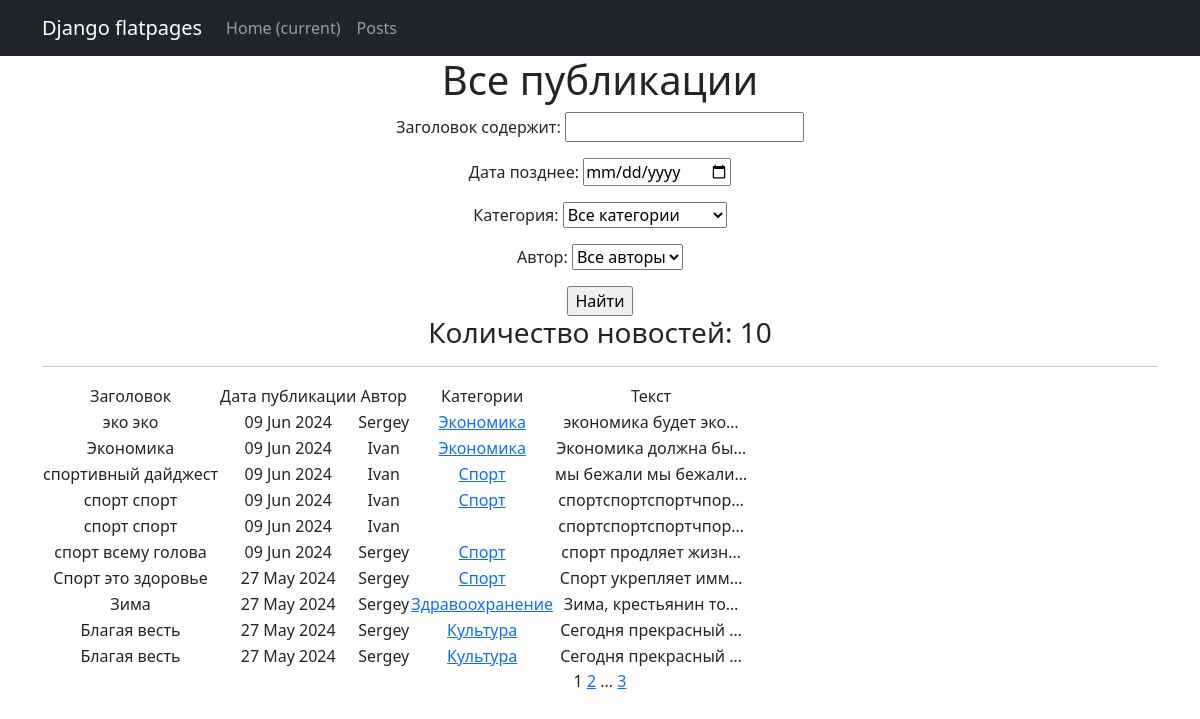
The page /posts/ on the database as committed earlier.
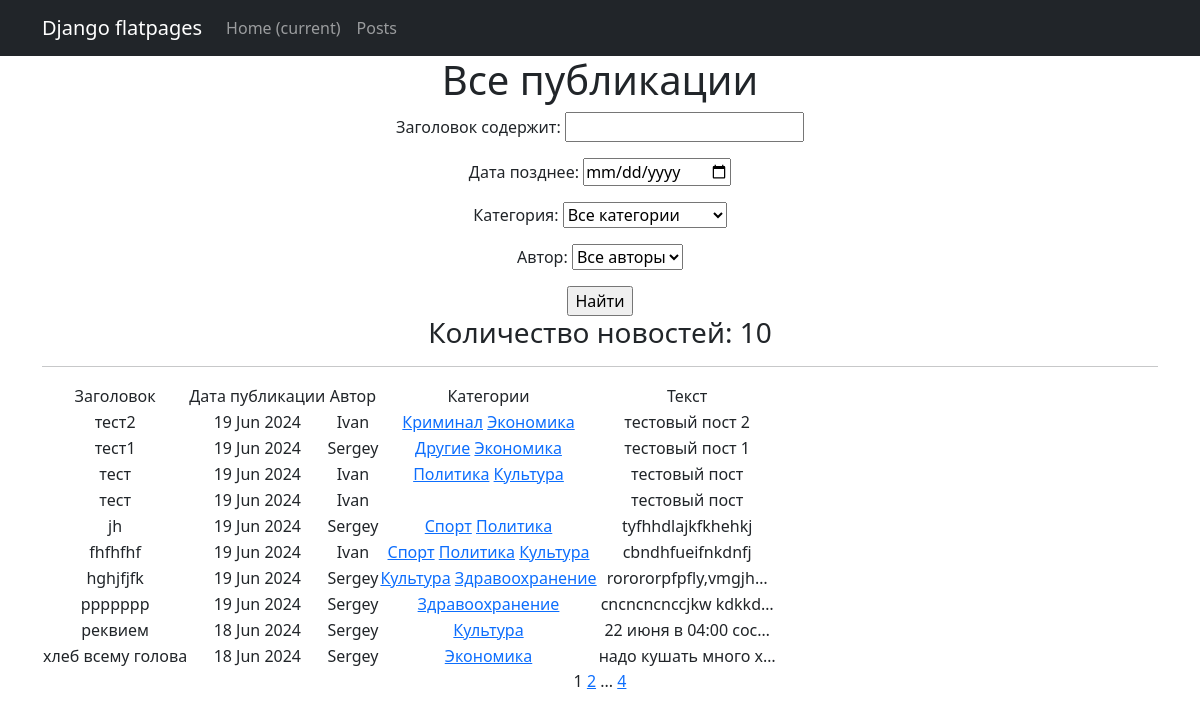
The same page on the database as committed later.
### news_project/models.py (models this page shows, shortened)
class Post(models.Model):
    NEWS = 'NE'
    ARTICLE = 'AR'
    CHOICE_TYPE = [
        (NEWS, 'Новость'),
        (ARTICLE, 'Статья'),
    ]
    postType = models.CharField(max_length=2, choices=CHOICE_TYPE, default='ARTICLE')
    postAuthor = models.ForeignKey(Author, on_delete=models.CASCADE)
    postCategory = models.ManyToManyField(Category, through='PostCategory')
    autoDate = models.DateTimeField(auto_now_add=True)
    title = models.CharField(max_length=128)
    postText = models.TextField()
    postRating = models.SmallIntegerField(default=0)

class Author(models.Model):
    authorUser = models.OneToOneField(User, on_delete=models.CASCADE)
    ratingAuthor = models.SmallIntegerField(default=0)
    def __str__(self):
        return self.authorUser.username

class Category(models.Model):
    SPORT = 'SP'
    POLICY = 'PO'
    CULTURE = 'CU'
    EDUCATION = 'ED'
    HEALTHCARE = 'HE'
    CRIMINAL = 'CR'
    ECONOMY = 'EC'
    OTHER = 'OT'
    CATEGORY_TOPIC = [
        (SPORT, 'Спорт'),
        (POLICY, 'Политика'),
        (CULTURE, 'Культура'),
        (EDUCATION, 'Образование'),
        (HEALTHCARE, 'Здравоохранение'),
        (CRIMINAL, 'Криминал'),
        (ECONOMY, 'Экономика'),
        (OTHER, 'Другие')
    ]
    categoryName = models.CharField(max_length=2, choices=CATEGORY_TOPIC, default='OTHER', unique=True)
    subscribers = models.ManyToManyField(User, related_name='categories')
    def __str__(self):
        return self.get_categoryName_display()

### news_project/views.py (the view)
# urls.py: path('', cache_page(60)(PostsList.as_view()), name='posts_list'),
class PostsList(ListView):
    model = Post
    ordering = '-autoDate'
    template_name = 'posts.html'
    context_object_name = 'posts'
    paginate_by = 10
    def get_queryset(self):
        queryset = super().get_queryset()
        self.filterset = PostFilter(self.request.GET, queryset)
        return self.filterset.qs
    def get_context_data(self, **kwargs):
        context = super().get_context_data(**kwargs)
        context['filterset'] = self.filterset
        return context

### news_project/templatetags/custom_filters.py (called while the page is built)
@register.filter()
def censor(text):
    if type(text) is not str:
        raise TypeError('Переменная может иметь только строковый тип')
    else:
        new_text = text.split()
        censored_text = []
        for word in new_text:
            nw = word.lower()
            if nw.translate(str.maketrans('', '', string.punctuation)) in CENSORED_WORDS:
                new_word = word[0] + '*' * (len(word[1:]))
                censored_text.append(new_word)
            else:
                censored_text.append(word)
    return ' '.join(censored_text)

### templates/posts.html (shortened to what this page needs)
{% extends 'flatpages/default.html' %}
{% load custom_filters %}!
{% block content %}
    <h1>Все публикации</h1>
    <form action="" method="get">
        {{ filterset.form.as_p}}
        <input type="submit" value="Найти"/>
    </form>
    <h3>Количество новостей: {{ posts|length }}</h3>
    <hr>
{% load cache %}
    {% cache 60 table %}
    {% if posts %}
        <table>
            <tr>
                <td>Заголовок</td>
                <td>Дата публикации</td>
                <td>Автор</td>
                <td>Категории</td>
                <td>Текст</td>
            </tr>
            {% for post in posts %}
            <tr>
                <td>{{ post.title|censor }}</td>
                <td>{{ post.autoDate|date:'d M Y' }}</td>
                <td>{{ post.postAuthor }}</td>
                <td>
                {% for category in post.postCategory.all %}
                    <a href="{% url 'category_list' category.id %}">{{ category }}</a>
                {% endfor %}
                </td>
                <td>{{ post.postText|truncatechars:20|censor }}</td>
                <td>
                </td>
            </tr>
            {% endfor %}
        </table>
    {% else %}
        <h2>Публикаций нет!</h2>
    {% endif %}
    {% endcache %}
    {{ page_obj.number }}
    {% if page_obj.has_next %}
        <a href="?page={{ page_obj.next_page_number }}">{{ page_obj.next_page_number }}</a>
        {% if paginator.num_pages != page_obj.next_page_number %}
            ...
            <a href="?page={{ page_obj.paginator.num_pages }}">{{ page_obj.paginator.num_pages }}</a>
        {% endif %}
    {% endif %}
{% endblock content %}

Rows that differ between the two databases and show on the page:
no longer on this page (row unchanged): Post: title|censor "эко эко", autoDate "09 Jun 2024", postAuthor "Sergey", postText|censor "экономика будет эко…", Category (categoryName "Экономика")
no longer on this page (row unchanged): Post: title|censor "Экономика", autoDate "09 Jun 2024", postAuthor "Ivan", postText|censor "Экономика должна бы…", Category (categoryName "Экономика")
no longer on this page (row unchanged): Post: title|censor "спортивный дайджест", autoDate "09 Jun 2024", postAuthor "Ivan", postText|censor "мы бежали мы бежали…", Category (categoryName "Спорт")
no longer on this page (row unchanged): Post: title|censor "спорт спорт", autoDate "09 Jun 2024", postAuthor "Ivan", postText|censor "спортспортспортчпор…", Category (categoryName "Спорт")
no longer on this page (row unchanged): Post: title|censor "спорт спорт", autoDate "09 Jun 2024", postAuthor "Ivan", postText|censor "спортспортспортчпор…"
no longer on this page (row unchanged): Post: title|censor "спорт всему голова", autoDate "09 Jun 2024", postAuthor "Sergey", postText|censor "спорт продляет жизн…", Category (categoryName "Спорт")
no longer on this page (row unchanged): Post: title|censor "Спорт это здоровье", autoDate "27 May 2024", postAuthor "Sergey", postText|censor "Спорт укрепляет имм…", Category (categoryName "Спорт")
no longer on this page (row unchanged): Post: title|censor "Зима", autoDate "27 May 2024", postAuthor "Sergey", postText|censor "Зима, крестьянин то…", Category (categoryName "Здравоохранение")
no longer on this page (row unchanged): Post: title|censor "Благая весть", autoDate "27 May 2024", postAuthor "Sergey", postText|censor "Сегодня прекрасный …", Category (categoryName "Культура")
no longer on this page (row unchanged): Post: title|censor "Благая весть", autoDate "27 May 2024", postAuthor "Sergey", postText|censor "Сегодня прекрасный …", Category (categoryName "Культура")
added Post: title|censor "тест2", autoDate "19 Jun 2024", postAuthor "Ivan", postText|censor "тестовый пост 2", Category (categoryName "Экономика")
now on this page (row unchanged): Category: categoryName "Криминал", shown under "тест2"
added Post: title|censor "тест1", autoDate "19 Jun 2024", postAuthor "Sergey", postText|censor "тестовый пост 1", Category (categoryName "Экономика")
now on this page (row unchanged): Category: categoryName "Другие", shown under "тест1"
added Post: title|censor "тест", autoDate "19 Jun 2024", postAuthor "Ivan", postText|censor "тестовый пост", Category (categoryName "Культура")
now on this page (row unchanged): Category: categoryName "Политика"
added Post: title|censor "тест", autoDate "19 Jun 2024", postAuthor "Ivan", postText|censor "тестовый пост"
added Post: title|censor "jh", autoDate "19 Jun 2024", postAuthor "Sergey", postText|censor "tyfhhdlajkfkhehkj", Category (categoryName "Спорт")
added Post: title|censor "fhfhfhf", autoDate "19 Jun 2024", postAuthor "Ivan", postText|censor "cbndhfueifnkdnfj", Category (categoryName "Спорт"), Category (categoryName "Культура")
added Post: title|censor "hghjfjfk", autoDate "19 Jun 2024", postAuthor "Sergey", postText|censor "rorororpfpfly,vmgjh…", Category (categoryName "Культура"), Category (categoryName "Здравоохранение")
added Post: title|censor "ppppppp", autoDate "19 Jun 2024", postAuthor "Sergey", postText|censor "cncncncnccjkw kdkkd…", Category (categoryName "Здравоохранение")
added Post: title|censor "реквием", autoDate "18 Jun 2024", postAuthor "Sergey", postText|censor "22 июня в 04:00 сос…", Category (categoryName "Культура")
added Post: title|censor "хлеб всему голова", autoDate "18 Jun 2024", postAuthor "Sergey", postText|censor "надо кушать много х…", Category (categoryName "Экономика")
Other text that changed with them:
{{ page_obj.paginator.num_pages }}: "3" → "4"
